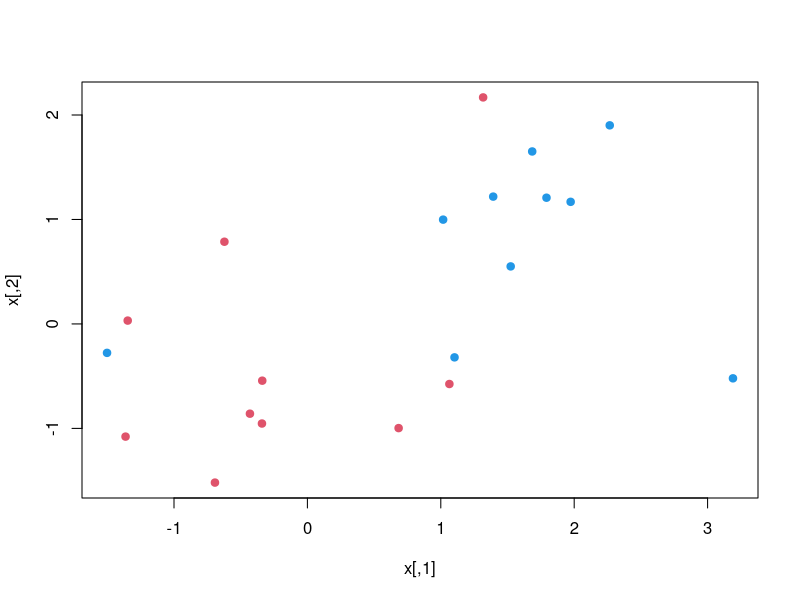
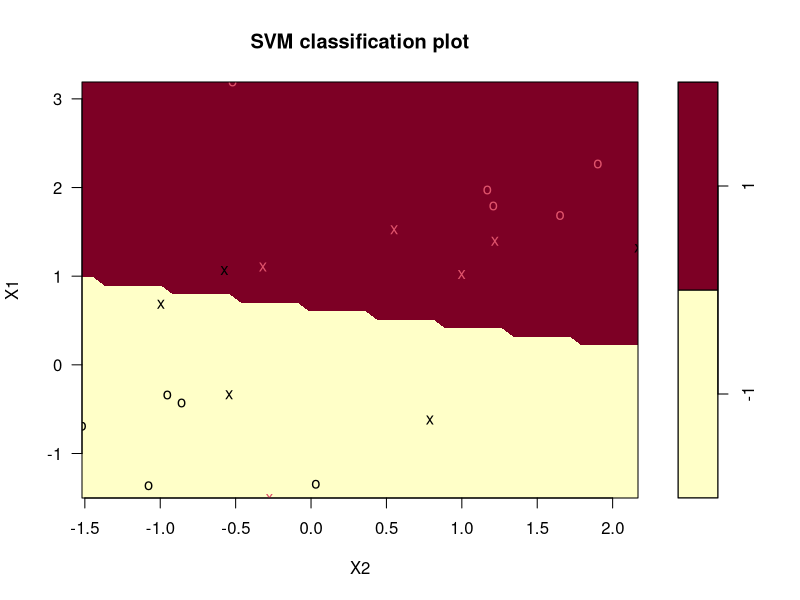
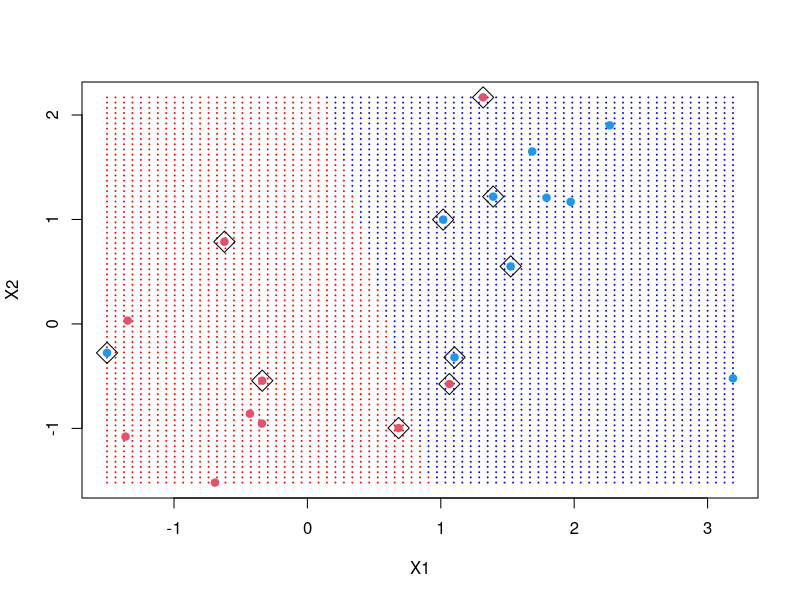

Here is the R script that generated these plots, in order:
### svm ####

set.seed(1021)
x=matrix(rnorm(40),20,2)
y=rep(c(-1,1),c(10,10))

x[y==1,]=x[y==1,]+1
plot(x,col=y+3,pch=19)

library(e1071)
input=data.frame(x,y=as.factor(y))
model=svm(y~.,data=input,kernel="linear",cost=10,scale=FALSE)
print(model)

plot(model,input)

# making a better plot
make.grid=function(x,n=75)
{
  gridrange=apply(x,2,range)
  x1=seq(from=gridrange[1,1],to=gridrange[2,1],length=n)
  x2=seq(from=gridrange[1,2],to=gridrange[2,2],length=n)
  expand.grid(X1=x1,X2=x2)
}

xgrid=make.grid(x)
ygrid=predict(model,xgrid)
plot(xgrid,col=c("red","blue")[as.numeric(ygrid)],pch=19,cex=0.1)
points(x,col=y+3,pch=19)
#support vectors
points(x[model$index,],pch=5,cex=2)

